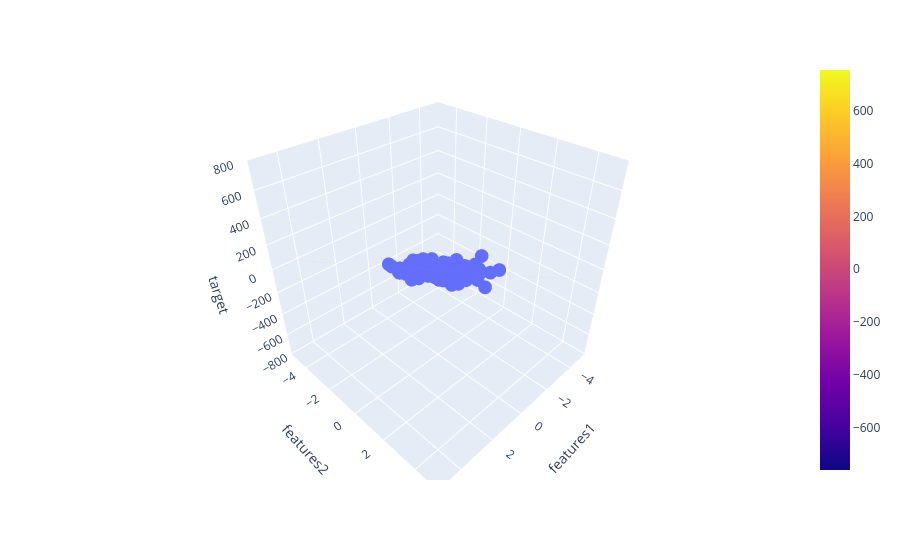

Notebook cell for this chart:
### Code cell
fig=px.scatter_3d(df,x='features1',y='features2',z='target')
fig.add_trace(go.Surface(x=x,y=y,z=z))
fig.show()

### Figure 1 — Plotly figure (JSON) as saved in the notebook; plotly's stock layout.template omitted (floating-point values rounded to 4 significant figures; data arrays with more than 128 entries replaced by an {"elided": "..."} marker saying what was removed)
{"data": [{"hovertemplate": "features1=%{x}<br>features2=%{y}<br>target=%{z}<extra></extra>", "legendgroup": "", "marker": {"color": "#636efa", "symbol": "circle"}, "mode": "markers", "name": "", "scene": "scene", "showlegend": false, "type": "scatter3d", "x": {"elided": "150 float values"}, "y": {"elided": "150 float values"}, "z": {"elided": "150 float values"}}, {"type": "surface", "x": [-5, -3.889, -2.778, -1.667, -0.5556, 0.5556, 1.667, 2.778, 3.889, 5], "y": [-5, -3.889, -2.778, -1.667, -0.5556, 0.5556, 1.667, 2.778, 3.889, 5], "z": [[-761.1, -667.0, -572.8, -478.6, -384.5, -290.3, -196.1, -101.9, -7.774, 86.4], [-686.8, -592.7, -498.5, -404.3, -310.1, -216.0, -121.8, -27.62, 66.55, 160.7], [-612.5, -518.3, -424.2, -330.0, -235.8, -141.6, -47.47, 46.7, 140.9, 235.0], [-538.2, -444.0, -349.8, -255.7, -161.5, -67.32, 26.85, 121.0, 215.2, 309.4], [-463.9, -369.7, -275.5, -181.3, -87.17, 7.004, 101.2, 195.3, 289.5, 383.7], [-389.5, -295.4, -201.2, -107.0, -12.85, 81.33, 175.5, 269.7, 363.8, 458.0], [-315.2, -221.0, -126.9, -32.69, 61.48, 155.6, 249.8, 344.0, 438.2, 532.3], [-240.9, -146.7, -52.54, 41.63, 135.8, 230.0, 324.1, 418.3, 512.5, 606.7], [-166.6, -72.39, 21.78, 116.0, 210.1, 304.3, 398.5, 492.6, 586.8, 681.0], [-92.24, 1.932, 96.1, 190.3, 284.4, 378.6, 472.8, 567.0, 661.1, 755.3]]}], "layout": {"legend": {"tracegroupgap": 0}, "margin": {"t": 60}, "scene": {"domain": {"x": [0, 1], "y": [0, 1]}, "xaxis": {"title": {"text": "features1"}}, "yaxis": {"title": {"text": "features2"}}, "zaxis": {"title": {"text": "target"}}}}}
